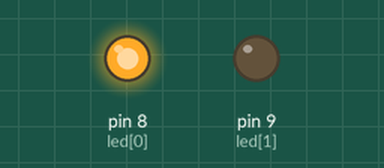
Bench run of a sketch on a simulated Arduino Uno, built with avr-gcc and run on an emulated ATmega328P. Parts: output pins drawn as LEDs (lit = HIGH).

Above: at 0.7 s.
At 5.2 s:
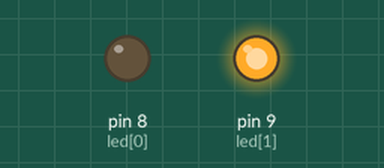
Timing chart, 0 to 6.9 s (numbered marks = the images above):
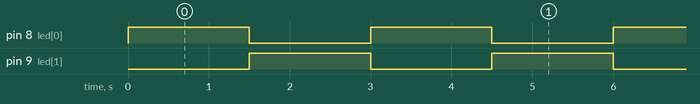

Measured:
- by itself, pin 8 (led[0]), pin 9 (led[1]): alternates HIGH for 1.5 s and LOW for 1.5 s
- by itself, everything shown: repeats every 3.0 s, in 3 steps

The sketch:

_2-2.ino
```cpp
const byte led[]={8,9};
void setup() {
  // put your setup code here, to run once:
for(int i=0;i<2;i++){
  pinMode(led[i],OUTPUT);
}
}

void loop() {
  // put your main code here, to run repeatedly:
for(int i=0;i<2;i++){
  digitalWrite(led[i],HIGH);
  delay(1500);
  digitalWrite(led[i],LOW);
  }
}
```
